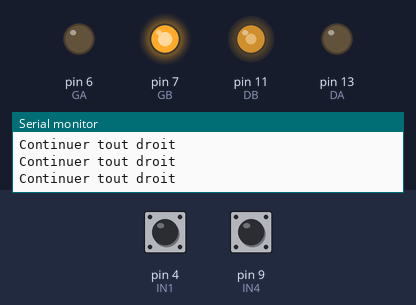
Simulated run of this sketch. Board: Arduino Uno, built with avr-gcc and run on an emulated ATmega328P. Shown: output pins drawn as LEDs (lit = HIGH), the last lines printed to the serial monitor. Dashed ring = blinking. The test bench sets the inputs (shaded band); at power-on: pin 4 (IN1) LOW, pin 9 (IN4) LOW.

Above: at 1.2 s.
1.3 s: pin 4 (IN1) driven HIGH
At 1.8 s:
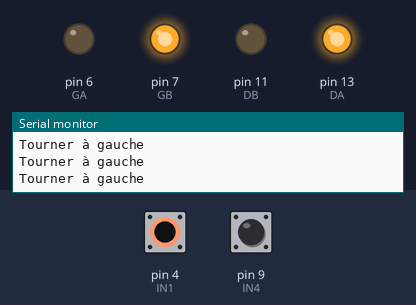
2.8 s: pin 9 (IN4) driven HIGH
At 3.8 s:
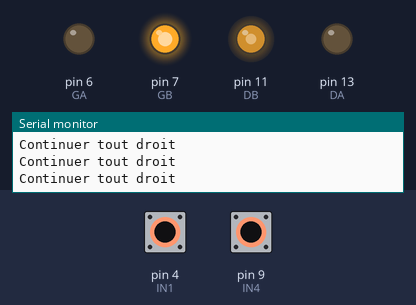
5.8 s: pin 4 (IN1) driven LOW
At 6.4 s:
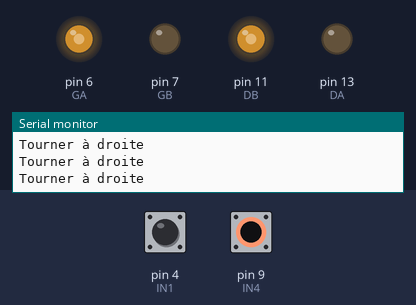
7.3 s: pin 9 (IN4) driven LOW
At 8.5 s:
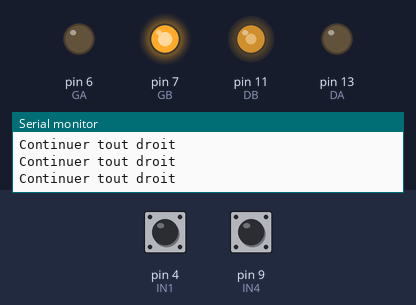
10.3 s: pin 4 (IN1) pulsed HIGH 2 times (0.12 s each, 0.3 s apart)
At 10.54 s:
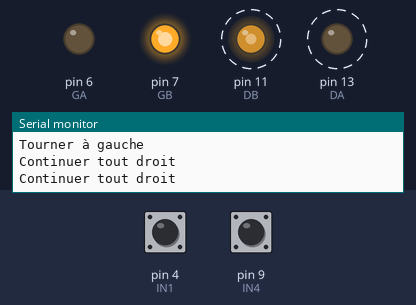
13.9 s: pin 9 (IN4) pulsed HIGH 2 times (0.12 s each, 0.3 s apart)
At 14.14 s:
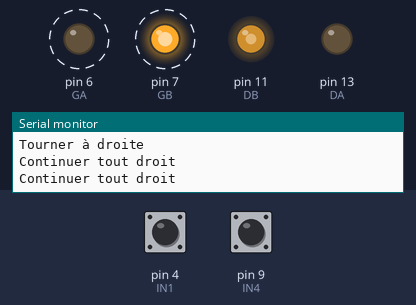
Timing chart, 0 to 16.9 s (numbered marks = the images above; inputs shaded):
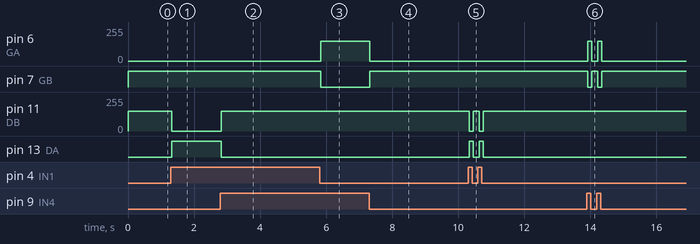

Measured:
- after the input at 1.3 s, pin 11 (DB): 150/255 → 0/255 at once; pin 13 (DA): LOW → HIGH at once
- after the input at 2.8 s, pin 11 (DB): 0/255 → 150/255 at once; pin 13 (DA): HIGH → LOW at once
- after the input at 5.8 s, pin 6 (GA): 0/255 → 150/255 at once; pin 7 (GB): HIGH → LOW at once
- after the input at 7.3 s, pin 6 (GA): 150/255 → 0/255 at once; pin 7 (GB): LOW → HIGH at once
- after the input at 10.3 s, pin 11 (DB): alternates 150/255 for 0.18 s and 0/255 for 0.12 s, 4 changes in all, then stays 150/255, starting at once; pin 13 (DA): alternates HIGH for 0.12 s and LOW for 0.18 s, 4 changes in all, then stays LOW, starting at once
- after the input at 13.9 s, pin 6 (GA): alternates 150/255 for 0.12 s and 0/255 for 0.18 s, 4 changes in all, then stays 0/255, starting at once; pin 7 (GB): alternates HIGH for 0.18 s and LOW for 0.12 s, 4 changes in all, then stays HIGH, starting at once

The sketch:

Suiveur_de_ligne.ino
```cpp
int IN1 = 4; //Pin pour Le Capteur Gauche
int IN4 = 9; //Pin pour Le Capteur Droite
int GA=6,GB=7,DA=13,DB=11; //Pin pour Deux moteurs (GA et GB pour le moteur Gauche, DA et DB pour le moteur de droite)
void setup() {
  Serial.begin(9550);
pinMode(IN1,INPUT);
pinMode(IN4,INPUT);
pinMode(DA,OUTPUT);
pinMode(DB,OUTPUT);
pinMode(GA,OUTPUT);
pinMode(GB,OUTPUT);
}
//on Crée Les Fonctions
void d() //Fonction qui permet au robot de tourner a droite
{
  digitalWrite(DA,LOW);
analogWrite(DB,150);
analogWrite(GA,150);
digitalWrite(GB,LOW);
}
void g() //Fonction qui permet au robot de tourner a gauche
{
  analogWrite(DA,150);
  digitalWrite(DB,LOW);
  digitalWrite(GA,LOW);
  analogWrite(GB,150);
  }
  void av() //Fonction qui permet au robot de continuer tout droit
  {
    digitalWrite(DA,LOW);
    analogWrite(DB,150);
    digitalWrite(GA,LOW);
    analogWrite(GB,150);
    }
    void loop()
    {
     int in1_val = digitalRead(IN1);
     int in4_val = digitalRead(IN4);
     if ((in1_val) && ( ! in4_val)) //S'il y a du noir à gauche et du blanc à droite, tourner à gauche
     {
      Serial.println("Tourner à gauche");
      g();
      } else if (( ! in1_val) && (in4_val)) //S'il y a du blanc à gauche et du noir à droite, tourner à droite
      {
        Serial.println("Tourner à droite");
      d();
      } else //Si les conditions plus haut ne s'appliquent pas, continuer tout droit
      {
        Serial.println("Continuer tout droit");
        av();
        }
        }
```
